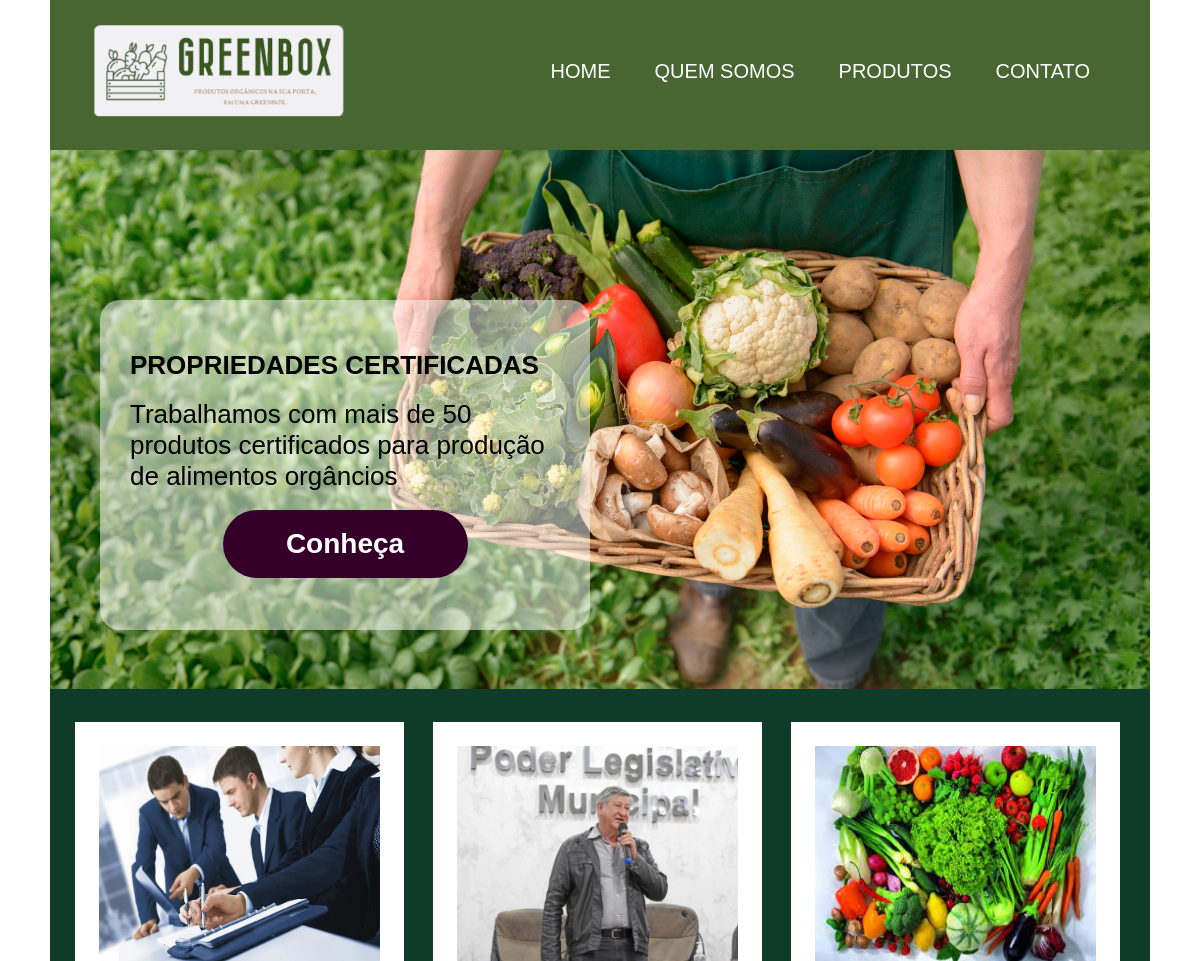
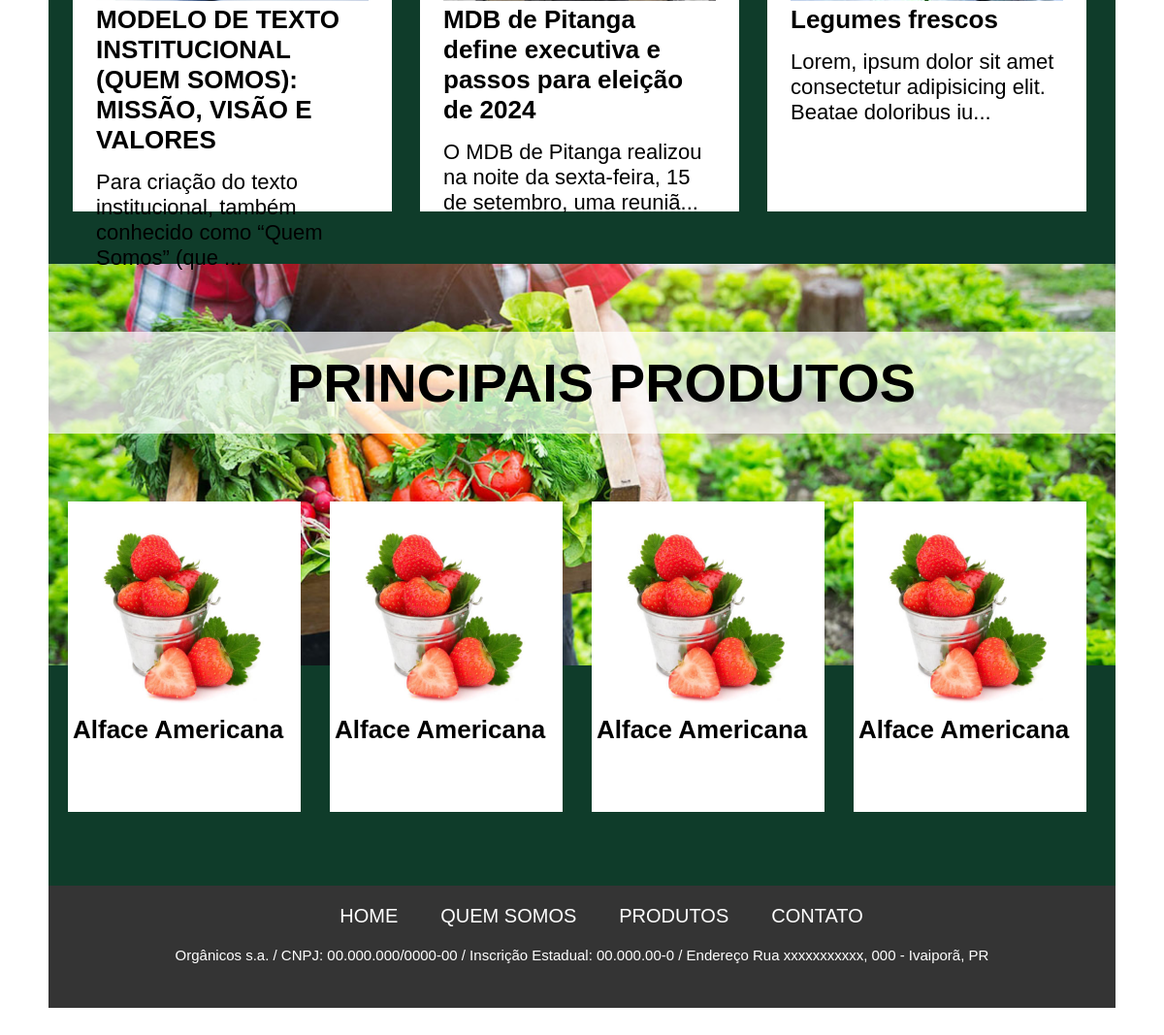
The page / on the database its author committed (2 pictures, top to bottom).
### tables this page shows
CREATE TABLE IF NOT EXISTS `fotos` (
  `id` int NOT NULL AUTO_INCREMENT,
  `id_noticia` int NOT NULL,
  `foto` varchar(256) NOT NULL,
  `legenda` varchar(256) NOT NULL,
  PRIMARY KEY (`id`)
);

CREATE TABLE IF NOT EXISTS `noticias` (
  `id` int NOT NULL AUTO_INCREMENT,
  `titulo` varchar(256) NOT NULL,
  `texto` blob NOT NULL,
  `tipo` varchar(256) NOT NULL,
  PRIMARY KEY (`id`)
);

### index.php (the view, shortened to what this page needs)
<?php
    include_once('conexao.php');
?>
<!DOCTYPE html>
<html lang="pt-br">
<head>
    <link rel="stylesheet" href="estilo/estilo.css">
</head>
<body>
    <div id="geral">
        <div id="topo">
            <?php
                include_once('topo.php');
            ?>
        </div>
        <div id="banner">
            <div>
                <p style="font-weight: bold;">PROPRIEDADES CERTIFICADAS</p>
                <br>
                <p>Trabalhamos com mais de 50 produtos certificados para produção de alimentos orgâncios</p>
                <br>
                <input type="button" name="conheca" class="btn_conheca" value="Conheça">
            </div>
        </div>
        <div id="quadro">
            <?php
                $sql_noticia = "SELECT * FROM noticias ORDER BY id DESC";
                $result = mysqli_query($conn, $sql_noticia);
                $i=1;
                while($noticia = mysqli_fetch_assoc($result) and $i <= 3){
            ?>
                <div class="noticia">
                    <div class="noticia_interno">
                        <?php
                            $id_noticia = $noticia["id"];
                            $sql_foto = "SELECT * FROM fotos WHERE id_noticia = $id_noticia";
                            $result_foto = mysqli_query($conn, $sql_foto);
                            while($foto = mysqli_fetch_assoc($result_foto)){
    echo "<div class='img_noticia'>";
        echo "<a href='noticia.php?id=".$id_noticia."'><img src='uploads/fotos/".$foto["foto"]."' alt=''></a>";
    echo "</div>";
                            }
                        ?>
                        <div class="titulo_noticia">
                            <?php echo "<a href='noticia.php?id=".$id_noticia."'>". $noticia['titulo'] ."</a>"; ?>
                        </div>
                        <div class="texto_noticia">
                            <?php echo "<a href='noticia.php?id=".$id_noticia."'><p>". mb_strimwidth($noticia['texto'], 0, 80, "...") ."</p></a>"; ?>
                        </div>
                    </div>
                </div>
            <?php
                    $i++;
                }
            ?>
        </div>
        <div id="produtos">
            <div class="transparencia-produtos">
                <p>PRINCIPAIS PRODUTOS</p>
            </div>
            <div class="principais-produtos">
                <div class="lista-produtos">
                    <div class="produto_interno">
                        <div class="img_produto">
                            <img src="img/produto_morango.png" alt="">
                        </div>
                        <div class="titulo_produto">
                            <a href="#">Alface Americana</a>
                        </div>
                    </div>
                </div>
                <div class="lista-produtos">
                    <div class="produto_interno">
                        <div class="img_produto">
                            <img src="img/produto_morango.png" alt="">
                        </div>
                        <div class="titulo_produto">
                            <a href="#">Alface Americana</a>
                        </div>
                    </div>
                </div>
                <div class="lista-produtos">
                    <div class="produto_interno">
                        <div class="img_produto">
                            <img src="img/produto_morango.png" alt="">
                        </div>
                        <div class="titulo_produto">
                            <a href="#">Alface Americana</a>
                        </div>
                    </div>
                </div>
                <div class="lista-produtos">
                    <div class="produto_interno">
                        <div class="img_produto">
                            <img src="img/produto_morango.png" alt="">
                        </div>
                        <div class="titulo_produto">
                            <a href="#">Alface Americana</a>
                        </div>
                    </div>
                </div>
            </div>
        </div>
        <div id="rodape">
            <?php
                include_once('rodape.php');
            ?>
        </div>
    </div>
</body>
</html>

### estilo/estilo.css (style rules this page uses)
* { margin: 0px; list-style: none; }
#geral { width: 1100px; margin: auto; height: 0px; }
#banner { height: 539px; background-image: url('../img/fundo_banner.png'); text-align: center; }
#banner div { float: left; width: 430px; height: 250px; background-color: rgb(255, 255, 255,0.5); padding: 30px; padding-top: 50px; margin-left: 50px; margin-top: 150px; border-radius: 20px; }
#banner div p { font-family: sans-serif; font-size: 26px; text-align: left; }
.btn_conheca { border-radius: 34px; width: 245px; height: 68px; background-color: #34002a; color: #fff; font-size: 28px; font-weight: bold; border: none; }
#quadro { height: 511px; background-color: #0f3c2a; padding-top: 33px; }
.noticia { display: inline-flex; width: 281px; height: 409px; background-color: #fff; margin-left: 25px; padding: 24px; }
.titulo_noticia a { font-family: sans-serif; font-size: 26px; font-weight: bold; margin-top: 15px; text-decoration: none; color: #000; }
.texto_noticia a { font-family: sans-serif; font-size: 22px; color: #000; text-decoration: none; }
.texto_noticia a p { margin-top: 15px; }
.img_noticia img { width:281px; height: 216px; }
#produtos { height: 641px; background-color: chartreuse; }
#rodape { height: 126px; background-color: #343434; }
#topo { background-color: #486632; height: 150px; padding-left: 40px; padding-right: 40px; }
#produtos { height: 641px; background-image: url("../img/fundo-produtos.png"); background-repeat: no-repeat; background-color: #0f3c2a; }
.transparencia-produtos { background-color: #ffffffb4; font-family: sans-serif; font-size: 56px; text-align: center; font-weight: bold; padding: 20px; margin-top: 70px; margin-bottom: 70px; display: inline-block; width: 100%; }
.principais-produtos { margin-left: 20px; display: grid; grid-template-columns: 240px 240px 240px 240px; grid-template-rows: 320px 320px 320px 320px; gap: 30px; }
.lista-produtos { background-color: #ffffff; }
.lista-produtos a { font-family: sans-serif; font-size: 26px; font-style: none; text-decoration: none; color: #000; font-weight: bold; padding: 5px; width: 100%; }

### rows shown on the page
noticias: titulo "MODELO DE TEXTO INSTITUCIONAL (QUEM SOMOS): MISSÃO, VISÃO E VALORES", texto "Para criação do texto institucional, também conhecido como “Quem Somos” (que ..."
fotos: foto (picture)
noticias: titulo "MDB de Pitanga define executiva e passos para eleição de 2024", texto "O MDB de Pitanga realizou na noite da sexta-feira, 15 de setembro, uma reuniã..."
fotos: foto (picture)
noticias: titulo "Legumes frescos", texto "Lorem, ipsum dolor sit amet consectetur adipisicing elit. Beatae doloribus iu..."
fotos: foto (picture)
